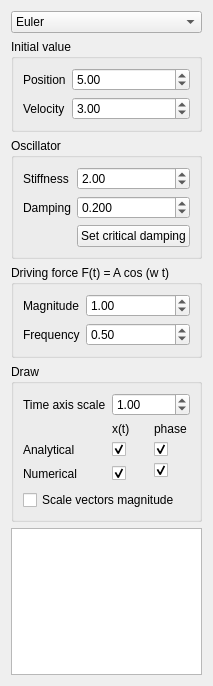
<?xml version="1.0" encoding="UTF-8"?>
<ui version="4.0">
 <class>WidgetTestIntegrators</class>
 <widget class="QWidget" name="WidgetTestIntegrators">
  <property name="geometry">
   <rect>
    <x>0</x>
    <y>0</y>
    <width>206</width>
    <height>686</height>
   </rect>
  </property>
  <property name="maximumSize">
   <size>
    <width>260</width>
    <height>16777215</height>
   </size>
  </property>
  <property name="windowTitle">
   <string>Form</string>
  </property>
  <layout class="QVBoxLayout" name="verticalLayout">
   <item>
    <widget class="QComboBox" name="integrator">
     <item>
      <property name="text">
       <string>Euler</string>
      </property>
     </item>
     <item>
      <property name="text">
       <string>Symplectic Euler</string>
      </property>
     </item>
     <item>
      <property name="text">
       <string>Implicit Euler</string>
      </property>
     </item>
     <item>
      <property name="text">
       <string>Midpoint</string>
      </property>
     </item>
     <item>
      <property name="text">
       <string>Leapfrog</string>
      </property>
     </item>
     <item>
      <property name="text">
       <string>RK2 (Heun)</string>
      </property>
     </item>
     <item>
      <property name="text">
       <string>RK4</string>
      </property>
     </item>
     <item>
      <property name="text">
       <string>Verlet</string>
      </property>
     </item>
     <item>
      <property name="text">
       <string>Velocity Verlet</string>
      </property>
     </item>
    </widget>
   </item>
   <item>
    <widget class="QGroupBox" name="groupBox_2">
     <property name="title">
      <string>Initial value</string>
     </property>
     <layout class="QFormLayout" name="formLayout_2">
      <item row="0" column="0">
       <widget class="QLabel" name="label_6">
        <property name="text">
         <string>Position</string>
        </property>
       </widget>
      </item>
      <item row="0" column="1">
       <widget class="QDoubleSpinBox" name="initialPos">
        <property name="minimum">
         <double>-10.000000000000000</double>
        </property>
        <property name="maximum">
         <double>10.000000000000000</double>
        </property>
        <property name="value">
         <double>5.000000000000000</double>
        </property>
       </widget>
      </item>
      <item row="1" column="0">
       <widget class="QLabel" name="label_5">
        <property name="text">
         <string>Velocity</string>
        </property>
       </widget>
      </item>
      <item row="1" column="1">
       <widget class="QDoubleSpinBox" name="initialVel">
        <property name="minimum">
         <double>-10.000000000000000</double>
        </property>
        <property name="maximum">
         <double>10.000000000000000</double>
        </property>
        <property name="value">
         <double>3.000000000000000</double>
        </property>
       </widget>
      </item>
     </layout>
    </widget>
   </item>
   <item>
    <widget class="QGroupBox" name="groupBox">
     <property name="title">
      <string>Oscillator</string>
     </property>
     <layout class="QFormLayout" name="formLayout">
      <item row="0" column="0">
       <widget class="QLabel" name="label">
        <property name="text">
         <string>Stiffness</string>
        </property>
       </widget>
      </item>
      <item row="0" column="1">
       <widget class="QDoubleSpinBox" name="stiffness">
        <property name="maximum">
         <double>1000.000000000000000</double>
        </property>
        <property name="value">
         <double>2.000000000000000</double>
        </property>
       </widget>
      </item>
      <item row="1" column="0">
       <widget class="QLabel" name="label_2">
        <property name="text">
         <string>Damping</string>
        </property>
       </widget>
      </item>
      <item row="1" column="1">
       <widget class="QDoubleSpinBox" name="damping">
        <property name="decimals">
         <number>3</number>
        </property>
        <property name="maximum">
         <double>1000.000000000000000</double>
        </property>
        <property name="singleStep">
         <double>0.100000000000000</double>
        </property>
        <property name="value">
         <double>0.200000000000000</double>
        </property>
       </widget>
      </item>
      <item row="2" column="1">
       <widget class="QPushButton" name="btnCriticalDamp">
        <property name="text">
         <string>Set critical damping</string>
        </property>
       </widget>
      </item>
     </layout>
    </widget>
   </item>
   <item>
    <widget class="QGroupBox" name="groupBox_3">
     <property name="title">
      <string>Driving force F(t) = A cos (w t)</string>
     </property>
     <layout class="QFormLayout" name="formLayout_3">
      <item row="0" column="0">
       <widget class="QLabel" name="label_3">
        <property name="text">
         <string>Magnitude</string>
        </property>
       </widget>
      </item>
      <item row="0" column="1">
       <widget class="QDoubleSpinBox" name="forceMagnitude">
        <property name="maximum">
         <double>1000.000000000000000</double>
        </property>
        <property name="value">
         <double>1.000000000000000</double>
        </property>
       </widget>
      </item>
      <item row="1" column="0">
       <widget class="QLabel" name="label_4">
        <property name="text">
         <string>Frequency</string>
        </property>
       </widget>
      </item>
      <item row="1" column="1">
       <widget class="QDoubleSpinBox" name="forceFrequency">
        <property name="maximum">
         <double>1000.000000000000000</double>
        </property>
        <property name="value">
         <double>0.500000000000000</double>
        </property>
       </widget>
      </item>
     </layout>
    </widget>
   </item>
   <item>
    <widget class="QGroupBox" name="groupBox_4">
     <property name="title">
      <string>Draw</string>
     </property>
     <layout class="QGridLayout" name="gridLayout_2">
      <item row="2" column="2">
       <widget class="QCheckBox" name="drawPhaseAnalytic">
        <property name="text">
         <string/>
        </property>
        <property name="checked">
         <bool>true</bool>
        </property>
       </widget>
      </item>
      <item row="3" column="2">
       <widget class="QCheckBox" name="drawPhaseNumerical">
        <property name="text">
         <string/>
        </property>
        <property name="checked">
         <bool>true</bool>
        </property>
       </widget>
      </item>
      <item row="3" column="1" rowspan="2">
       <widget class="QCheckBox" name="drawOscillationNumerical">
        <property name="text">
         <string/>
        </property>
        <property name="checked">
         <bool>true</bool>
        </property>
       </widget>
      </item>
      <item row="2" column="0">
       <widget class="QLabel" name="label_11">
        <property name="text">
         <string>Analytical</string>
        </property>
       </widget>
      </item>
      <item row="1" column="1">
       <widget class="QLabel" name="label_8">
        <property name="text">
         <string>x(t)</string>
        </property>
       </widget>
      </item>
      <item row="3" column="0" rowspan="2">
       <widget class="QLabel" name="label_10">
        <property name="text">
         <string>Numerical</string>
        </property>
       </widget>
      </item>
      <item row="2" column="1">
       <widget class="QCheckBox" name="drawOscillationAnalytic">
        <property name="text">
         <string/>
        </property>
        <property name="checked">
         <bool>true</bool>
        </property>
       </widget>
      </item>
      <item row="1" column="2">
       <widget class="QLabel" name="label_9">
        <property name="text">
         <string>phase</string>
        </property>
       </widget>
      </item>
      <item row="0" column="0">
       <widget class="QLabel" name="label_7">
        <property name="text">
         <string>Time axis scale</string>
        </property>
       </widget>
      </item>
      <item row="0" column="1" colspan="2">
       <widget class="QDoubleSpinBox" name="timeScale">
        <property name="decimals">
         <number>2</number>
        </property>
        <property name="maximum">
         <double>100.000000000000000</double>
        </property>
        <property name="singleStep">
         <double>0.100000000000000</double>
        </property>
        <property name="value">
         <double>1.000000000000000</double>
        </property>
       </widget>
      </item>
      <item row="5" column="0" colspan="3">
       <widget class="QCheckBox" name="drawScaleVectors">
        <property name="text">
         <string>Scale vectors magnitude</string>
        </property>
       </widget>
      </item>
     </layout>
    </widget>
   </item>
   <item>
    <widget class="QTextEdit" name="textSimVals">
     <property name="sizePolicy">
      <sizepolicy hsizetype="Expanding" vsizetype="Preferred">
       <horstretch>0</horstretch>
       <verstretch>0</verstretch>
      </sizepolicy>
     </property>
     <property name="font">
      <font>
       <pointsize>8</pointsize>
      </font>
     </property>
     <property name="readOnly">
      <bool>true</bool>
     </property>
    </widget>
   </item>
   <item>
    <spacer name="verticalSpacer">
     <property name="orientation">
      <enum>Qt::Vertical</enum>
     </property>
     <property name="sizeHint" stdset="0">
      <size>
       <width>20</width>
       <height>40</height>
      </size>
     </property>
    </spacer>
   </item>
  </layout>
 </widget>
 <resources/>
 <connections/>
</ui>
